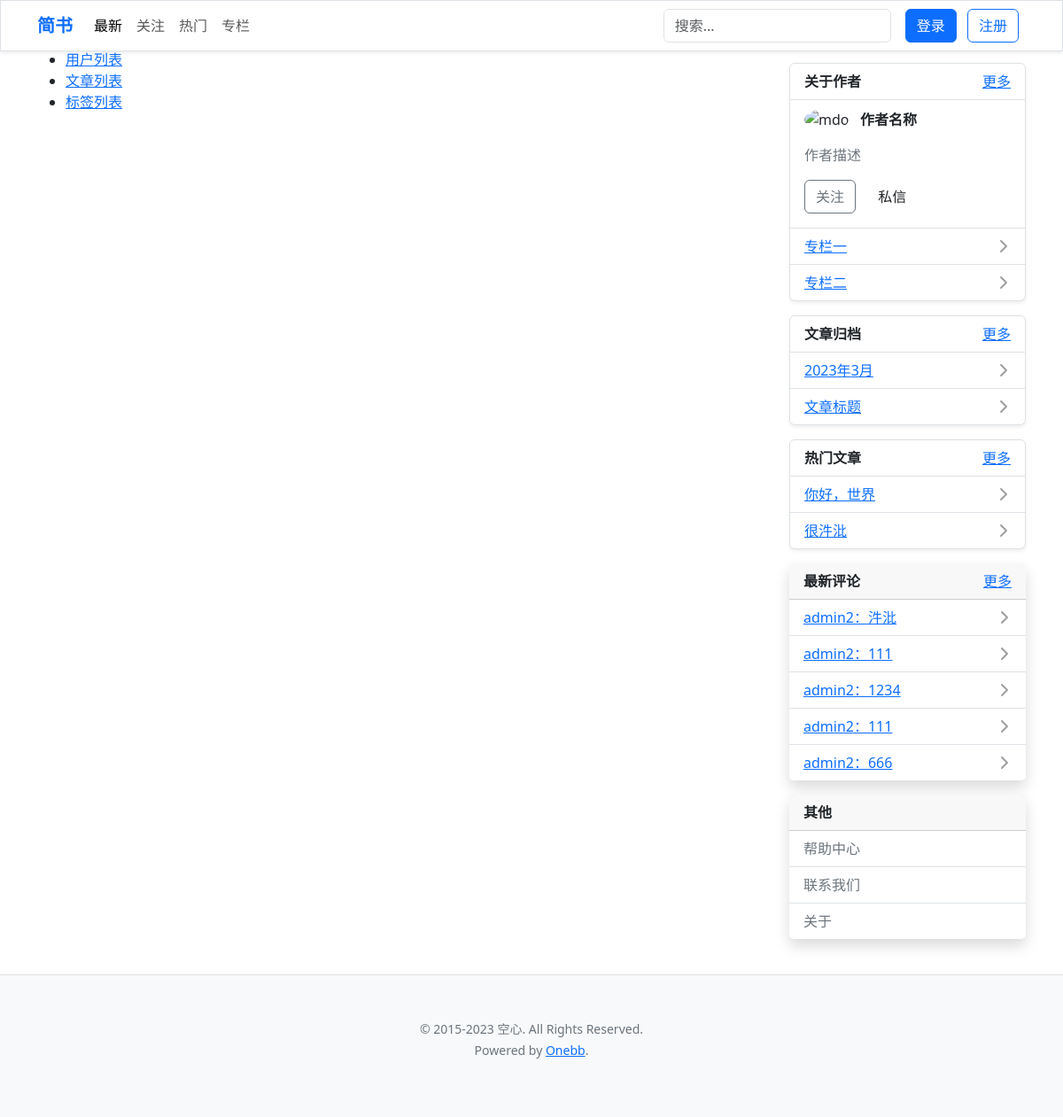
The page /bbs/ on the database its author committed.
### bbs/models.py (models this page shows, shortened)
class Post(models.Model):
    id = models.AutoField(primary_key=True)
    title = models.CharField('标题', blank=False, null=True, max_length=200)
    content = models.TextField('内容', blank=False, null=True)
    content_html = models.TextField(blank=True, null=True)
    read_count = models.IntegerField('阅读量', blank=False, null=True, default=0)
    created = models.DateTimeField(blank=False, null=True, auto_now_add=True) # default=timezone.now
    author = models.ForeignKey('accounts.User', models.CASCADE, blank=False, null=True)
    tags = models.ManyToManyField(Tag, blank=True)
    class Meta:
        managed = True
        db_table = 'post'
        verbose_name_plural = '文章'
        verbose_name = '文章'

class Comment(models.Model):
    id = models.AutoField(primary_key=True)
    content = models.TextField('评论内容', blank=False, null=True)
    created = models.DateTimeField(blank=False, null=True, auto_now_add=True)
    reviewed = models.BooleanField('是否审核', blank=False, null=True, default=True)
    post = models.ForeignKey('Post', models.CASCADE, blank=False, null=True)
    author = models.ForeignKey('accounts.User', models.CASCADE, blank=False, null=True)
    replied = models.ForeignKey('self', models.CASCADE, blank=True, null=True)
    class Meta:
        managed = True
        db_table = 'comment'
        verbose_name_plural = '评论'
        verbose_name = '评论'

### accounts/models.py (models this page shows)
class User(AbstractUser):
    id = models.AutoField(primary_key=True)
    name = models.CharField('名字', blank=True, null=True, max_length=200)
    password = models.CharField('密码',blank=True, null=True, max_length=200)
    url = models.URLField('个人主页',blank=True, null=True, max_length=200)
    location = models.CharField('所在位置',blank=True, null=True, max_length=200, default='火星')
    description = models.CharField('个人描述',blank=True, null=True, max_length=200, default='没有个人描述')
    last_login = models.DateTimeField(blank=True, null=True)
    created = models.DateTimeField('注册时间', blank=False, null=True, auto_now_add=True)
    role = models.ForeignKey('bbs.Role', models.DO_NOTHING, blank=True, null=True)
    def __str__(self):
        return self.username
    class Meta:
        managed = True
        db_table = 'user'
        verbose_name_plural = '用户'
        verbose_name = '用户'

### bbs/views.py (the view)
# urls.py: path('', views.index, name='index'),
def index(request):
    archives = Post.objects.raw("SELECT post.id, CAST(STRFTIME('%m', post.created) AS INTEGER) AS month, CAST(STRFTIME('%Y', post.created) AS INTEGER) AS year, count(*) AS count FROM post GROUP BY year, month ORDER BY post.created DESC LIMIT 12 OFFSET -1")[:5]
    top_posts = Post.objects.order_by('-read_count')[:5]
    new_comments = Comment.objects.order_by('-created')[:5]
    return render(request, 'bbs/index.html', { 'archives': archives, 'top_posts': top_posts, 'new_comments':new_comments})

### bbs/templates/bbs/index.html
{% extends "base.html" %}
{% block content %}
<div class="row gx-3">
    <div class="col-md-9">
        <ul>
            <li><a href="{% url 'accounts:user-list' %}">用户列表</a></li>
            <li><a href="{% url 'bbs:post-list' %}">文章列表</a></li>
            <li><a href="{% url 'bbs:tag-list' %}">标签列表</a></li>
        </ul>
    </div>
{% include 'bbs/_sidebar.html' %}
</div>
{% endblock %}

### bbs/templates/bbs/_sidebar.html (shortened to what this page needs)
<div class="col-md-3">
  <aside class="position-sticky" style="top: 4.5rem; /* 静态导航条1rem */">
    <section class="my-3 list-group rounded-6 shadow-sm">
      <div class="list-group-item acrylic-box d-flex justify-content-between">
        <span><b>关于作者</b></span>
        <a href="#">更多</a>
      </div>
      <li class="list-group-item  d-flex justify-content-between">
        <div class="" style="flex-grow: 1">
          <p><img src="./img/avatar.jpg" alt="mdo" width="32" height="32" class="rounded-circle" /> &nbsp; <b style="vertical-align: middle">作者名称</b></p>
          <p class="text-secondary">作者描述</p>
          <div class="row flex-md-column mb-2">
            <div class="col-md-12">
              <button type="button" class="btn btn-outline-secondary me-2 me-md-0 me-lg-2 me-xl-2">关注</button>
              <button type="button" class="btn btn-gradient" style="" data-bs-toggle="modal" data-bs-target="#exampleModal">私信</button>
            </div>
          </div>
        </div>
      </li>
      <li class="list-group-item  d-flex justify-content-between align-items-center">
        <a href="#">专栏一</a>
        <img
          class="opacity-75"
        />
      </li>
      <li class="list-group-item  d-flex justify-content-between align-items-center">
        <a href="#">专栏二</a>
        <img
          class="opacity-75"
        />
      </li>
    </section>
    <section class="my-3 list-group rounded-6 shadow-sm">
      <div class="list-group-item acrylic-box d-flex justify-content-between">
        <span><b>文章归档</b></span>
        <a href="#">更多</a>
      </div>
      {% for archive in archives %}
      <li class="list-group-item list-group-item-action  d-flex justify-content-between align-items-center">
        <a href="{% url 'bbs:archive-detail' archive.year archive.month %}">{{ archive.year }}年{{ archive.month }}月</a>
        <img
          class="opacity-75"
        />
      </li>
      {% endfor %}
      <li class="list-group-item list-group-item-action  d-flex justify-content-between align-items-center">
        <a href="#">文章标题</a>
        <img
          class="opacity-75"
        />
      </li>
    </section>
    <section class="my-3 list-group rounded-6 shadow-sm">
        <div class="list-group-item acrylic-box d-flex justify-content-between">
          <span><b>热门文章</b></span>
          <a href="#">更多</a>
        </div>
        {% for post in top_posts %}
        <li class="list-group-item list-group-item-action  d-flex justify-content-between align-items-center">
          <a href="{% url 'bbs:post-detail' post.id %}">{{ post.title }}</a>
          <img class="opacity-75"/>
        </li>
        {% endfor %}
      </section>
        <section class="my-3 card shadow border-0 acrylic-box">
            <div class="card-header d-flex justify-content-between">
              <b>最新评论</b>
              <a href="#">更多</a>
            </div>
            <div class="list-group list-group-flush">
                {% for comment in new_comments %}
                <li class="list-group-item list-group-item-action d-flex justify-content-between align-items-center">
                    <a href="{% url 'accounts:user-detail' comment.author_id %}">{{ comment.author }}：{{ comment.content }}</a>
                    <img class="opacity-75"/>
                </li>
              {% endfor %}
            </div>
          </section>
          <section class="my-3 card shadow border-0 acrylic-box">
            <div class="card-header">
              <b>其他</b>
            </div>
            <div class="list-group list-group-flush">
                <a class="list-group-item list-group-item-action d-flex justify-content-between align-items-center text-secondary" href="#">帮助中心</a>
                <a class="list-group-item list-group-item-action d-flex justify-content-between align-items-center text-secondary" href="#">联系我们</a>
                <a class="list-group-item list-group-item-action d-flex justify-content-between align-items-center text-secondary" href="#">关于</a>
            </div>
          </section>
          <br/>
  </aside>
</div>

### rows shown on the page
Post: year "2023", month "3", title "你好，世界"
Post: title "很汼沘"
Comment: author "admin2", content "汼沘"
Comment: author "admin2", content "111"
Comment: author "admin2", content "1234"
Comment: author "admin2", content "111"
Comment: author "admin2", content "666"
